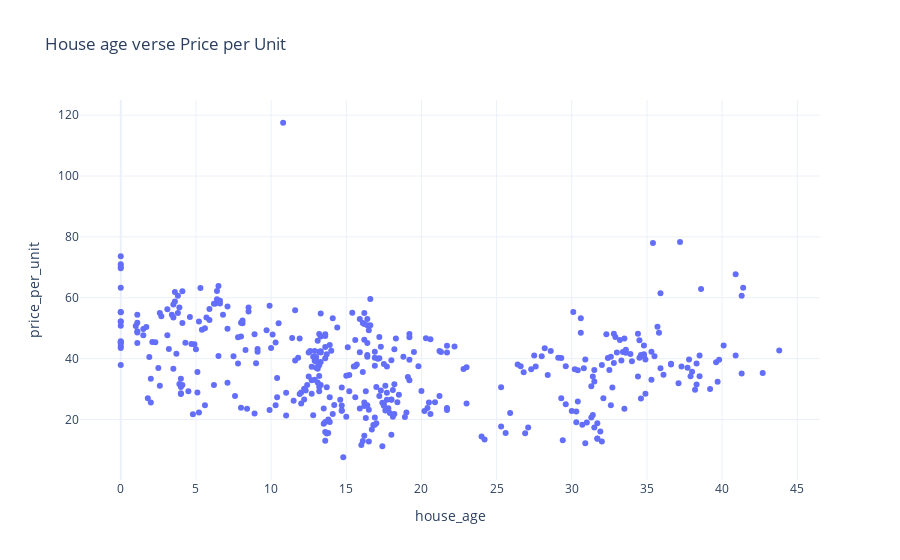

Here is the notebook cell this chart was saved with:
### Code cell
ps.scatter(df,x='house_age',y='price_per_unit',title='House age verse Price per Unit')

### Figure 1 — Plotly figure (JSON) as saved in the notebook; plotly's stock layout.template omitted (floating-point values rounded to 4 significant figures; data arrays with more than 128 entries replaced by an {"elided": "..."} marker saying what was removed)
{"data": [{"hovertemplate": "house_age=%{x}<br>price_per_unit=%{y}<extra></extra>", "legendgroup": "", "marker": {"color": "#636efa", "symbol": "circle"}, "mode": "markers", "name": "", "orientation": "v", "showlegend": false, "type": "scatter", "x": {"elided": "414 float values"}, "xaxis": "x", "y": {"elided": "414 float values"}, "yaxis": "y"}], "layout": {"legend": {"tracegroupgap": 0}, "title": {"text": "House age verse Price per Unit"}, "xaxis": {"anchor": "y", "domain": [0, 1], "title": {"text": "house_age"}}, "yaxis": {"anchor": "x", "domain": [0, 1], "title": {"text": "price_per_unit"}}}}
